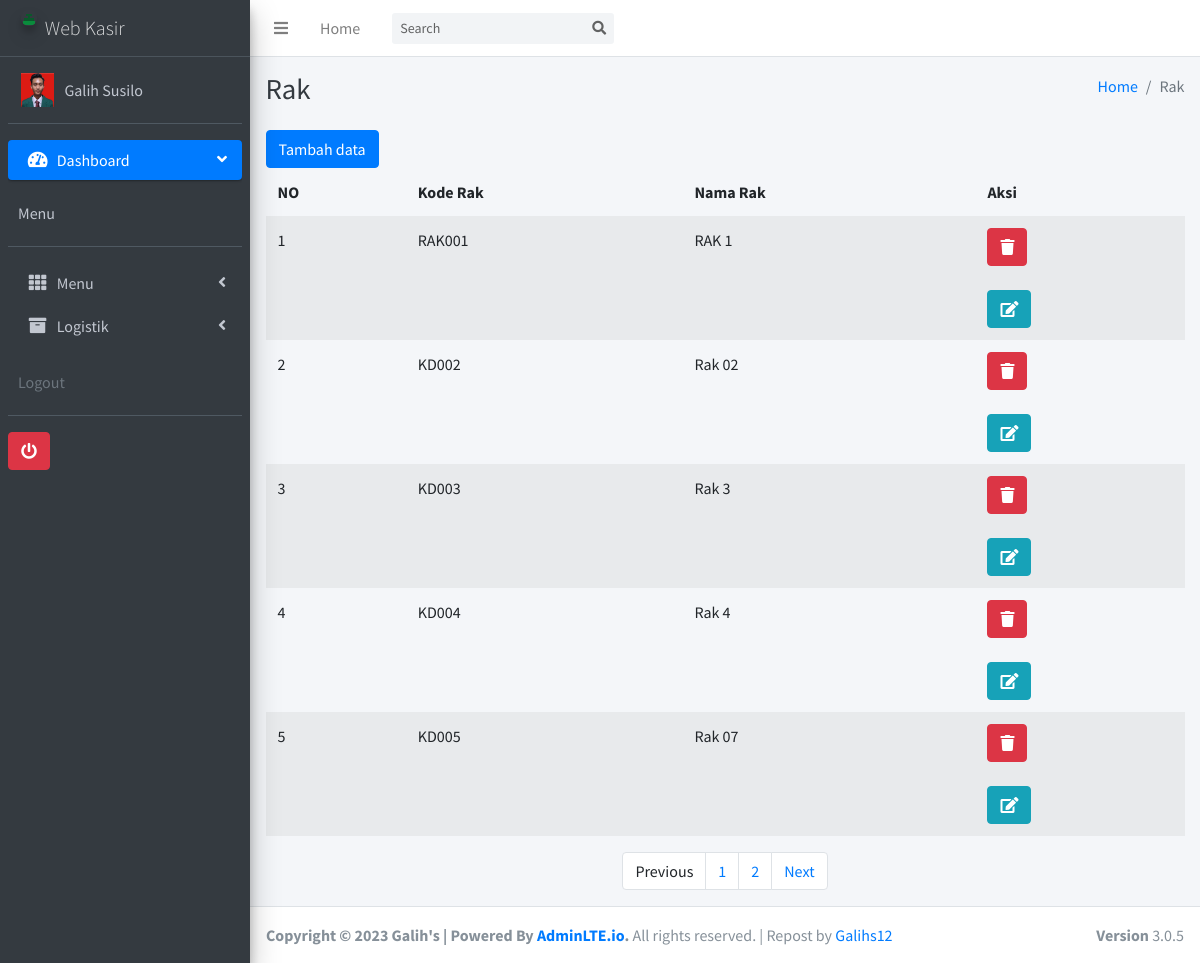
Page /admin/index.php?m=rak&s=title (signed in) on the committed database.
### tables this page shows
CREATE TABLE `tb_user`  (
  `id` int NOT NULL AUTO_INCREMENT,
  `username` text NOT NULL,
  `password` text NOT NULL,
  `nama` text NOT NULL,
  `level` text NOT NULL,
  `foto` varchar(255) NOT NULL,
  PRIMARY KEY (`id`) USING BTREE
);

CREATE TABLE `tb_rak`  (
  `id` int NOT NULL AUTO_INCREMENT,
  `kdrak` text NOT NULL,
  `namarak` text NOT NULL,
  PRIMARY KEY (`id`) USING BTREE
);

### admin/fungsi/fungsi.php (called while the page is built, shortened)
<?php
$koneksi = mysqli_connect('localhost', 'root', '', 'kasir');
function summon_admin()
{
	global $koneksi;
	$id = $_SESSION['idkaskit'];
	return mysqli_query($koneksi, "SELECT * FROM tb_user WHERE id ='$id'");
}
function url()
{
	return $url = "//localhost/galihs_id/vendors/";
}

### admin/modul/rak/paging.php (the view, shortened to what this page needs)
<?php
global $koneksi;
$batas = 5;
$halaman = isset($_GET['halaman']) ? (int)$_GET['halaman'] : 1;
$halaman_awal = ($halaman > 1) ? ($halaman * $batas) - $batas : 0;
if (isset($_POST['go'])) {
  $cari = $_POST['cari'];
  $data_rak = mysqli_query($koneksi, "SELECT * FROM tb_rak WHERE namarak LIKE '%" . $cari . "%'");
} else {
  $data_rak = mysqli_query($koneksi, "SELECT * FROM tb_rak LIMIT $halaman_awal, $batas");
}
foreach ($data_rak as $pro) :
?>
  <tr>
    <td><?= $i++;  ?></td>
    <td><?= $pro['kdrak']; ?></td>
    <td><?= $pro['namarak']; ?></td>
    <td>
      <div data-toggle="modal" data-target="#hapus-rak<?= $pro['id'] ?>">
        <button type="button" class="btn btn-danger" data-toggle="tooltip" title="Hapus">
          <i class="fa fa-trash"></i>
        </button>
      </div>
      <br>
      <div data-toggle="modal" data-target="#edit-rak<?= $pro['id'] ?>">
        <button type="button" class="btn btn-info datapotensi" data-toggle="tooltip" title="Edit">
          <i class="fa fa-edit"></i>
        </button>
      </div>
    </td>
  </tr>
<?php endforeach; ?>

### admin/comp/header.php (shortened to what this page needs)
<?php require 'fungsi/fungsi.php'; ?>
<?php foreach (summon_admin() as $key): ?>
<!DOCTYPE html>
<html>
<head>
  <link rel="stylesheet" href="<?= url() ?>plugins/fontawesome-free/css/all.min.css">
  <link rel="stylesheet" href="https://code.ionicframework.com/ionicons/2.0.1/css/ionicons.min.css">
  <link rel="stylesheet" href="<?= url() ?>plugins/tempusdominus-bootstrap-4/css/tempusdominus-bootstrap-4.min.css">
  <link rel="stylesheet" href="<?= url() ?>plugins/icheck-bootstrap/icheck-bootstrap.min.css">
  <link rel="stylesheet" href="<?= url() ?>plugins/jqvmap/jqvmap.min.css">
  <link rel="stylesheet" href="<?= url() ?>dist/css/adminlte.min.css">
  <link rel="stylesheet" href="<?= url() ?>plugins/overlayScrollbars/css/OverlayScrollbars.min.css">
  <link rel="stylesheet" href="<?= url() ?>plugins/daterangepicker/daterangepicker.css">
  <link rel="stylesheet" href="<?= url() ?>plugins/summernote/summernote-bs4.css">
</head>
<body class="hold-transition sidebar-mini layout-fixed">
<div class="wrapper">
  <nav class="main-header navbar navbar-expand navbar-white navbar-light">
    <ul class="navbar-nav">
      <li class="nav-item">
        <a class="nav-link" data-widget="pushmenu" href="#" role="button"><i class="fas fa-bars"></i></a>
      </li>
      <li class="nav-item d-none d-sm-inline-block">
        <a href="index.php" class="nav-link">Home</a>
      </li>
    </ul>
    <form action="" method="POST" class="form-inline ml-3">
      <div class="input-group input-group-sm">
        <input class="form-control form-control-navbar" type="search" name="cari" placeholder="Search" aria-label="Search">
        <div class="input-group-append">
          <button class="btn btn-navbar" name="go" type="submit">
            <i class="fas fa-search"></i>
          </button>
        </div>
      </div>
    </form>
  </nav>
  <aside class="main-sidebar sidebar-dark-primary elevation-4">
    <a href="index.php" class="brand-link">
      <img src="<?= url()?>img/logo_kasir_kita.png" alt="AdminLTE Logo" class="brand-image img-circle elevation-3"
           style="opacity: .8">
      <span class="brand-text font-weight-light">Web Kasir</span>
    </a>
    <div class="sidebar">
      <div class="user-panel mt-3 pb-3 mb-3 d-flex">
        <div class="image">
          <?php
          if ($key['foto']!= '') {
                        echo '<img src="img/'.$key['foto'].'" height="150">';
                      }else{
                        echo '<img src="img/user_logo.png" height="150">';
                      }
           ?>
        </div>
        <div class="info">
          <a href="index.php?m=admin&s=detail" class="d-block" ><?= $key['nama'];?></a>
        </div>
      </div>
      <nav class="mt-2">
        <ul class="nav nav-pills nav-sidebar flex-column" data-widget="treeview" role="menu" data-accordion="false">
          <li class="nav-item has-treeview menu-open">
            <a href="index.php" class="nav-link active">
              <i class="nav-icon fas fa-tachometer-alt"></i>
              <p>
                Dashboard
                <i class="right fas fa-angle-left"></i>
              </p>
            </a>
          <div class="user-panel mt-3 pb-3 mb-3 d-flex">
        <div class="info">
          <a href="#" class="d-block">Menu</a>
        </div>
      </div>
          </li>
          <li class="nav-item has-treeview">
            <a href="#" class="nav-link">
              <i class="nav-icon fas fa-th"></i>
              <p>
                Menu
                <i class="fas fa-angle-left right"></i>
              </p>
            </a>
          </li>
          <li class="nav-item has-treeview">
            <a href="#" class="nav-link">
              <i class="nav-icon fa fa-archive"></i>
              <p>
                Logistik
                <i class="fas fa-angle-left right"></i>
              </p>
            </a>
          </li>
          <div class="user-panel mt-3 pb-3 mb-3 d-flex">
        <div class="info">
          <span class="d-block text-gray">Logout</span>
        </div>
      </div>
      <a href="logout.php"><button class="btn btn-danger"><i class="fa fa-power-off" aria-hidden="true"></i></button></a>
        </ul>
      </nav>
    </div>
  </aside>
  <?php endforeach; ?>

### rows in the picture
tb_user: foto (picture), nama "Galih Susilo"
tb_rak: kdrak "RAK001", namarak "RAK 1"
tb_rak: kdrak "KD002", namarak "Rak 02"
tb_rak: kdrak "KD003", namarak "Rak 3"
tb_rak: kdrak "KD004", namarak "Rak 4"
tb_rak: kdrak "KD005", namarak "Rak 07"
